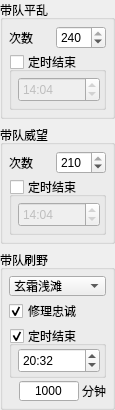
                  <widget class="QWidget" name="widget_3" native="true">
                   <property name="geometry">
                    <rect>
                     <x>7</x>
                     <y>1</y>
                     <width>111</width>
                     <height>410</height>
                    </rect>
                   </property>
                   <layout class="QVBoxLayout" name="verticalLayout_16">
                    <property name="leftMargin">
                     <number>0</number>
                    </property>
                    <property name="topMargin">
                     <number>0</number>
                    </property>
                    <property name="rightMargin">
                     <number>0</number>
                    </property>
                    <property name="bottomMargin">
                     <number>0</number>
                    </property>
                    <item>
                     <widget class="QGroupBox" name="groupBox_8">
                      <property name="minimumSize">
                       <size>
                        <width>0</width>
                        <height>112</height>
                       </size>
                      </property>
                      <property name="maximumSize">
                       <size>
                        <width>16777215</width>
                        <height>16777215</height>
                       </size>
                      </property>
                      <property name="title">
                       <string>带队平乱</string>
                      </property>
                      <layout class="QVBoxLayout" name="verticalLayout_23">
                       <property name="spacing">
                        <number>3</number>
                       </property>
                       <property name="leftMargin">
                        <number>6</number>
                       </property>
                       <property name="topMargin">
                        <number>6</number>
                       </property>
                       <property name="rightMargin">
                        <number>6</number>
                       </property>
                       <property name="bottomMargin">
                        <number>6</number>
                       </property>
                       <item>
                        <layout class="QHBoxLayout" name="horizontalLayout_46">
                         <item>
                          <widget class="QLabel" name="label_3">
                           <property name="text">
                            <string>次数</string>
                           </property>
                          </widget>
                         </item>
                         <item>
                          <widget class="QSpinBox" name="spin_count_ping_luan">
                           <property name="minimumSize">
                            <size>
                             <width>50</width>
                             <height>0</height>
                            </size>
                           </property>
                           <property name="maximum">
                            <number>240</number>
                           </property>
                           <property name="singleStep">
                            <number>10</number>
                           </property>
                           <property name="value">
                            <number>240</number>
                           </property>
                          </widget>
                         </item>
                        </layout>
                       </item>
                       <item>
                        <widget class="QGroupBox" name="groupBox_time_stop_ping_luan">
                         <property name="title">
                          <string>定时结束</string>
                         </property>
                         <property name="checkable">
                          <bool>true</bool>
                         </property>
                         <property name="checked">
                          <bool>false</bool>
                         </property>
                         <layout class="QGridLayout" name="gridLayout_10">
                          <property name="leftMargin">
                           <number>6</number>
                          </property>
                          <property name="topMargin">
                           <number>2</number>
                          </property>
                          <property name="rightMargin">
                           <number>3</number>
                          </property>
                          <property name="bottomMargin">
                           <number>2</number>
                          </property>
                          <item row="0" column="0">
                           <widget class="QTimeEdit" name="tedt_timer_ping_luan">
                            <property name="minimumSize">
                             <size>
                              <width>0</width>
                              <height>25</height>
                             </size>
                            </property>
                            <property name="displayFormat">
                             <string>HH:mm</string>
                            </property>
                            <property name="time">
                             <time>
                              <hour>14</hour>
                              <minute>4</minute>
                              <second>0</second>
                             </time>
                            </property>
                           </widget>
                          </item>
                         </layout>
                        </widget>
                       </item>
                      </layout>
                     </widget>
                    </item>
                    <item>
                     <widget class="QGroupBox" name="groupBox_5">
                      <property name="minimumSize">
                       <size>
                        <width>0</width>
                        <height>112</height>
                       </size>
                      </property>
                      <property name="maximumSize">
                       <size>
                        <width>16777215</width>
                        <height>16777215</height>
                       </size>
                      </property>
                      <property name="title">
                       <string>带队威望</string>
                      </property>
                      <layout class="QVBoxLayout" name="verticalLayout_24">
                       <property name="spacing">
                        <number>3</number>
                       </property>
                       <property name="leftMargin">
                        <number>6</number>
                       </property>
                       <property name="topMargin">
                        <number>6</number>
                       </property>
                       <property name="rightMargin">
                        <number>6</number>
                       </property>
                       <property name="bottomMargin">
                        <number>6</number>
                       </property>
                       <item>
                        <layout class="QHBoxLayout" name="horizontalLayout_50">
                         <property name="spacing">
                          <number>3</number>
                         </property>
                         <item>
                          <widget class="QLabel" name="label_2">
                           <property name="text">
                            <string>次数</string>
                           </property>
                          </widget>
                         </item>
                         <item>
                          <widget class="QSpinBox" name="spin_count_wei_wang">
                           <property name="minimumSize">
                            <size>
                             <width>50</width>
                             <height>0</height>
                            </size>
                           </property>
                           <property name="maximum">
                            <number>210</number>
                           </property>
                           <property name="singleStep">
                            <number>10</number>
                           </property>
                           <property name="value">
                            <number>210</number>
                           </property>
                          </widget>
                         </item>
                        </layout>
                       </item>
                       <item>
                        <widget class="QGroupBox" name="groupBox_time_stop_wei_wang">
                         <property name="title">
                          <string>定时结束</string>
                         </property>
                         <property name="checkable">
                          <bool>true</bool>
                         </property>
                         <property name="checked">
                          <bool>false</bool>
                         </property>
                         <layout class="QGridLayout" name="gridLayout">
                          <property name="leftMargin">
                           <number>6</number>
                          </property>
                          <property name="topMargin">
                           <number>2</number>
                          </property>
                          <property name="rightMargin">
                           <number>3</number>
                          </property>
                          <property name="bottomMargin">
                           <number>2</number>
                          </property>
                          <item row="0" column="0">
                           <widget class="QTimeEdit" name="tedt_timer_wei_wang">
                            <property name="minimumSize">
                             <size>
                              <width>0</width>
                              <height>25</height>
                             </size>
                            </property>
                            <property name="displayFormat">
                             <string>HH:mm</string>
                            </property>
                            <property name="time">
                             <time>
                              <hour>14</hour>
                              <minute>4</minute>
                              <second>0</second>
                             </time>
                            </property>
                           </widget>
                          </item>
                         </layout>
                        </widget>
                       </item>
                      </layout>
                     </widget>
                    </item>
                    <item>
                     <widget class="QGroupBox" name="groupBox_31">
                      <property name="minimumSize">
                       <size>
                        <width>0</width>
                        <height>156</height>
                       </size>
                      </property>
                      <property name="title">
                       <string>带队刷野</string>
                      </property>
                      <layout class="QVBoxLayout" name="verticalLayout_26">
                       <property name="spacing">
                        <number>3</number>
                       </property>
                       <property name="leftMargin">
                        <number>6</number>
                       </property>
                       <property name="topMargin">
                        <number>6</number>
                       </property>
                       <property name="rightMargin">
                        <number>6</number>
                       </property>
                       <property name="bottomMargin">
                        <number>6</number>
                       </property>
                       <item>
                        <widget class="QComboBox" name="cmb_shuaye_team_map">
                         <property name="minimumSize">
                          <size>
                           <width>80</width>
                           <height>20</height>
                          </size>
                         </property>
                         <property name="maximumSize">
                          <size>
                           <width>16777215</width>
                           <height>20</height>
                          </size>
                         </property>
                         <property name="currentText">
                          <string>玄霜浅滩</string>
                         </property>
                         <property name="currentIndex">
                          <number>23</number>
                         </property>
                         <item>
                          <property name="text">
                           <string>当前地图</string>
                          </property>
                         </item>
                         <item>
                          <property name="text">
                           <string>桃花林</string>
                          </property>
                         </item>
                         <item>
                          <property name="text">
                           <string>桃花滩</string>
                          </property>
                         </item>
                         <item>
                          <property name="text">
                           <string>有座山</string>
                          </property>
                         </item>
                         <item>
                          <property name="text">
                           <string>绝情谷</string>
                          </property>
                         </item>
                         <item>
                          <property name="text">
                           <string>十字坡</string>
                          </property>
                         </item>
                         <item>
                          <property name="text">
                           <string>王屋山</string>
                          </property>
                         </item>
                         <item>
                          <property name="text">
                           <string>通吃岛</string>
                          </property>
                         </item>
                         <item>
                          <property name="text">
                           <string>神龙岛</string>
                          </property>
                         </item>
                         <item>
                          <property name="text">
                           <string>龙门</string>
                          </property>
                         </item>
                         <item>
                          <property name="text">
                           <string>终南山</string>
                          </property>
                         </item>
                         <item>
                          <property name="text">
                           <string>白驼山</string>
                          </property>
                         </item>
                         <item>
                          <property name="text">
                           <string>碧峰峡</string>
                          </property>
                         </item>
                         <item>
                          <property name="text">
                           <string>恶人谷</string>
                          </property>
                         </item>
                         <item>
                          <property name="text">
                           <string>无量山</string>
                          </property>
                         </item>
                         <item>
                          <property name="text">
                           <string>夷州岛</string>
                          </property>
                         </item>
                         <item>
                          <property name="text">
                           <string>雁门关外</string>
                          </property>
                         </item>
                         <item>
                          <property name="text">
                           <string>大草原</string>
                          </property>
                         </item>
                         <item>
                          <property name="text">
                           <string>古墓一层</string>
                          </property>
                         </item>
                         <item>
                          <property name="text">
                           <string>古墓二层</string>
                          </property>
                         </item>
                         <item>
                          <property name="text">
                           <string>古墓三层</string>
                          </property>
                         </item>
                         <item>
                          <property name="text">
                           <string>秦陵一层</string>
                          </property>
                         </item>
                         <item>
                          <property name="text">
                           <string>秦陵二层</string>
                          </property>
                         </item>
                         <item>
                          <property name="text">
                           <string>玄霜浅滩</string>
                          </property>
                         </item>
                         <item>
                          <property name="text">
                           <string>金风山道</string>
                          </property>
                         </item>
                         <item>
                          <property name="text">
                           <string>赤霞渡口</string>
                          </property>
                         </item>
                         <item>
                          <property name="text">
                           <string>青云幽谷</string>
                          </property>
                         </item>
                         <item>
                          <property name="text">
                           <string>燕子坞</string>
                          </property>
                         </item>
                         <item>
                          <property name="text">
                           <string>楼兰古道</string>
                          </property>
                         </item>
                         <item>
                          <property name="text">
                           <string>玉门关</string>
                          </property>
                         </item>
                         <item>
                          <property name="text">
                           <string>落日谷</string>
                          </property>
                         </item>
                         <item>
                          <property name="text">
                           <string>斡难河</string>
                          </property>
                         </item>
                        </widget>
                       </item>
                       <item>
                        <widget class="QCheckBox" name="chk_shuaye_team_fix_bb">
                         <property name="text">
                          <string>修理忠诚</string>
                         </property>
                         <property name="checked">
                          <bool>true</bool>
                         </property>
                        </widget>
                       </item>
                       <item>
                        <widget class="QGroupBox" name="groupBox_time_stop_shua_ye_team">
                         <property name="title">
                          <string>定时结束</string>
                         </property>
                         <property name="checkable">
                          <bool>true</bool>
                         </property>
                         <property name="checked">
                          <bool>true</bool>
                         </property>
                         <layout class="QGridLayout" name="gridLayout_28">
                          <property name="leftMargin">
                           <number>6</number>
                          </property>
                          <property name="topMargin">
                           <number>2</number>
                          </property>
                          <property name="rightMargin">
                           <number>3</number>
                          </property>
                          <property name="bottomMargin">
                           <number>2</number>
                          </property>
                          <item row="0" column="0">
                           <widget class="QTimeEdit" name="tedt_timer_shua_ye_team">
                            <property name="minimumSize">
                             <size>
                              <width>0</width>
                              <height>25</height>
                             </size>
                            </property>
                            <property name="dateTime">
                             <datetime>
                              <hour>20</hour>
                              <minute>32</minute>
                              <second>0</second>
                              <year>2000</year>
                              <month>1</month>
                              <day>1</day>
                             </datetime>
                            </property>
                            <property name="displayFormat">
                             <string>HH:mm</string>
                            </property>
                            <property name="time">
                             <time>
                              <hour>20</hour>
                              <minute>32</minute>
                              <second>0</second>
                             </time>
                            </property>
                           </widget>
                          </item>
                         </layout>
                        </widget>
                       </item>
                       <item>
                        <layout class="QHBoxLayout" name="horizontalLayout_60">
                         <item>
                          <widget class="QLabel" name="label_22">
                           <property name="text">
                            <string/>
                           </property>
                          </widget>
                         </item>
                         <item>
                          <widget class="QLineEdit" name="edt_shuaye_team_time">
                           <property name="minimumSize">
                            <size>
                             <width>0</width>
                             <height>20</height>
                            </size>
                           </property>
                           <property name="maximumSize">
                            <size>
                             <width>16777215</width>
                             <height>20</height>
                            </size>
                           </property>
                           <property name="toolTip">
                            <string>请输入0-99999之间的数字</string>
                           </property>
                           <property name="text">
                            <string>1000</string>
                           </property>
                           <property name="alignment">
                            <set>Qt::AlignCenter</set>
                           </property>
                          </widget>
                         </item>
                         <item>
                          <widget class="QLabel" name="label_48">
                           <property name="text">
                            <string>分钟</string>
                           </property>
                          </widget>
                         </item>
                        </layout>
                       </item>
                      </layout>
                     </widget>
                    </item>
                   </layout>
                  </widget>
